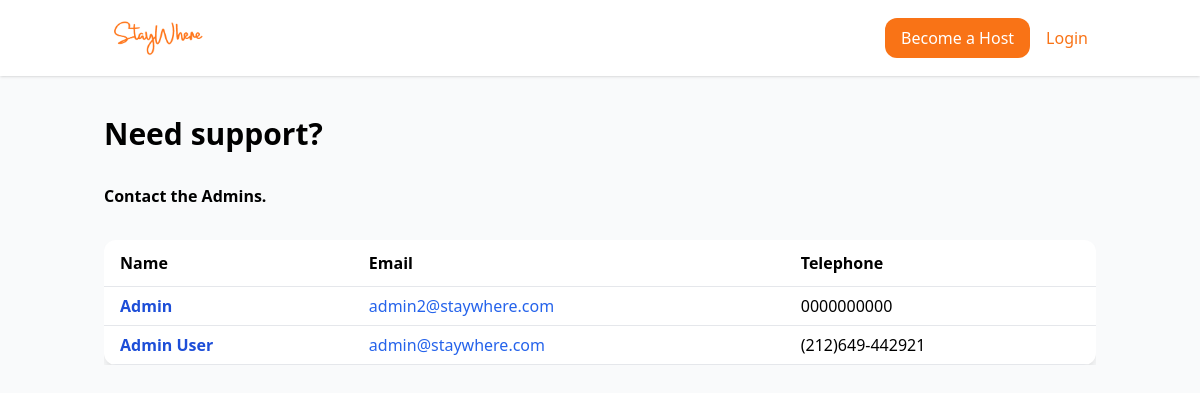
/support.php, run on the app's committed database.
### tables this page shows
CREATE TABLE `users` (
  `id` bigint(20) UNSIGNED NOT NULL,
  `name` varchar(255) NOT NULL,
  `email` varchar(255) NOT NULL,
  `telephone` varchar(20) NOT NULL,
  `password` varchar(255) NOT NULL,
  `profile_picture` varchar(255) DEFAULT NULL,
  `about_me` text DEFAULT NULL,
  `role` enum('guest','host','admin') NOT NULL,
  `created_at` timestamp NULL DEFAULT NULL,
  `updated_at` timestamp NULL DEFAULT NULL
);

### support.php (the view, shortened to what this page needs)
<?php
include_once 'headers/header.php';
$stmt = $pdo->query("SELECT id, name, email, telephone FROM users WHERE role = 'admin' ORDER BY name ASC");
$admins = $stmt->fetchAll(PDO::FETCH_ASSOC);
$current_user_id = $_SESSION['user']['id'] ?? null;
?>
<!DOCTYPE html>
<html lang="en">
<head>
    <script src="https://cdn.tailwindcss.com"></script>
</head>
<body class="bg-gray-50 min-h-screen">
    <div class="container mx-auto px-4 py-10">
        <h1 class="text-3xl font-bold mb-8">Need support?</h1>
        <h2 class="text-xxl font-bold mb-8">Contact the Admins.</h2>
        <div class="overflow-x-auto">
            <table class="min-w-full bg-white rounded-xl shadow-lg overflow-hidden">
                <thead>
                    <tr>
                        <th class="py-3 px-4 border-b text-left">Name</th>
                        <th class="py-3 px-4 border-b text-left">Email</th>
                        <th class="py-3 px-4 border-b text-left">Telephone</th>
                    </tr>
                </thead>
                <tbody>
                    <?php foreach ($admins as $i => $admin): ?>
                        <tr class="even:bg-grey-50 <?= ($current_user_id == $admin['id']) ? 'bg-grey-300 opacity-40' : '' ?>">
                            <td class="py-2 px-4 border-b whitespace-nowrap">
                                <a href="about-user.php?id=<?= $admin['id'] ?>" class="text-blue-700 hover:underline font-semibold">
                                    <?= htmlspecialchars($admin['name']) ?>
                                </a>
                            </td>
                            <td class="py-2 px-4 border-b whitespace-nowrap">
                                <a href="mailto:<?= htmlspecialchars($admin['email']) ?>" class="text-blue-600 hover:underline">
                                    <?= htmlspecialchars($admin['email']) ?>
                                </a>
                            </td>
                            <td class="py-2 px-4 border-b whitespace-nowrap"><?= htmlspecialchars($admin['telephone']) ?></td>
                        </tr>
                    <?php endforeach; ?>
                </tbody>
            </table>
        </div>
    </div>
</body>
</html>

### data on the page
users: name "Admin", email "admin2@staywhere.com", telephone "0000000000"
users: name "Admin User", email "admin@staywhere.com", telephone "(212)649-442921"
